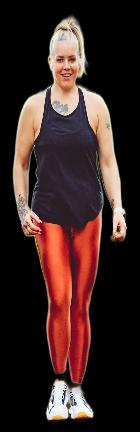
#> input picture rembg.jpg, 140 x 432 px
$ python contours.py
#> lines starting #> are read from the running program, lines starting #| are printed output that depends on the picture; after the words box and inside, x2 and y2 are one past the last pixel; in counts of white or black regions, pixels touching at a corner belong together
import cv2
import numpy as np

path = r'rembg.jpg'
ORIGINAL_IMAGE = r'TEST IMAGES\1.jpg'

image = cv2.imread(path)
#> image is the input picture: shape (432, 140, 3); mean B, G, R 35.9, 38.5, 59.3
og_image = cv2.imread(ORIGINAL_IMAGE)
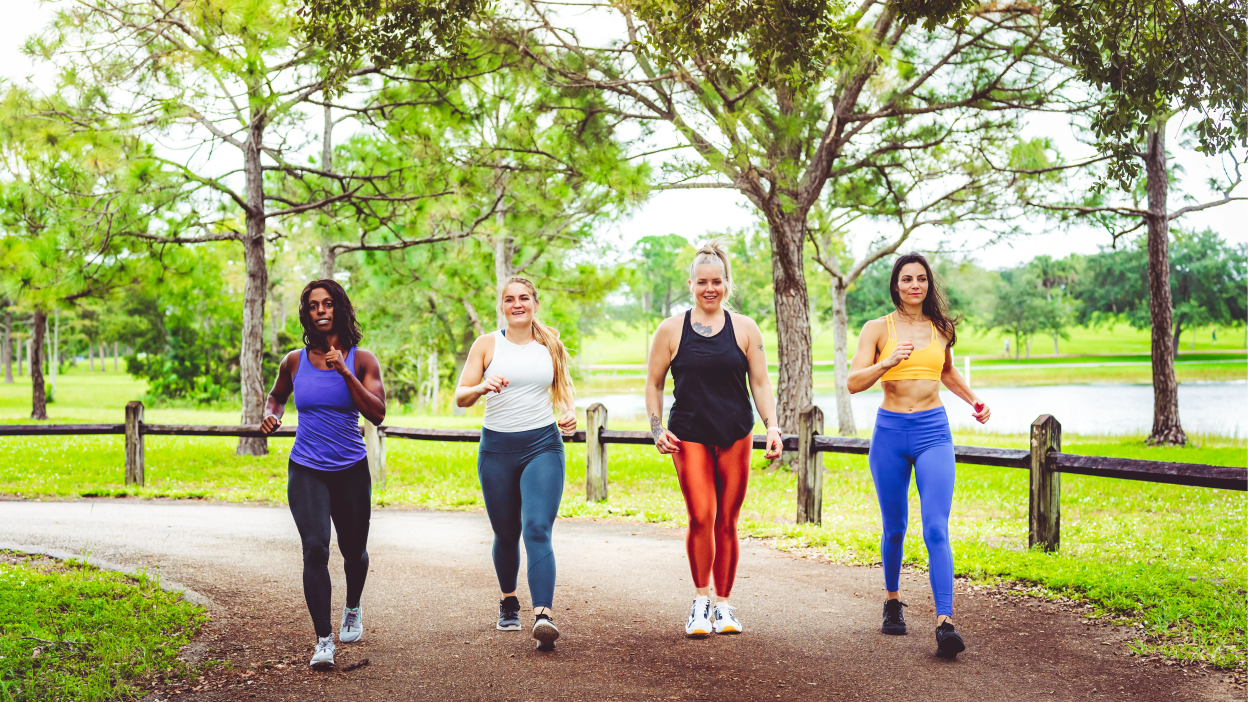
#> input picture TEST IMAGES/1.jpg, 4992 x 2808 px, found by its file name (shown at 1/4 size)
#> og_image is the input picture: shape (2808, 4992, 3); mean B, G, R 116.6, 167.7, 164.3
og_image = cv2.resize(og_image, (1024, 720))
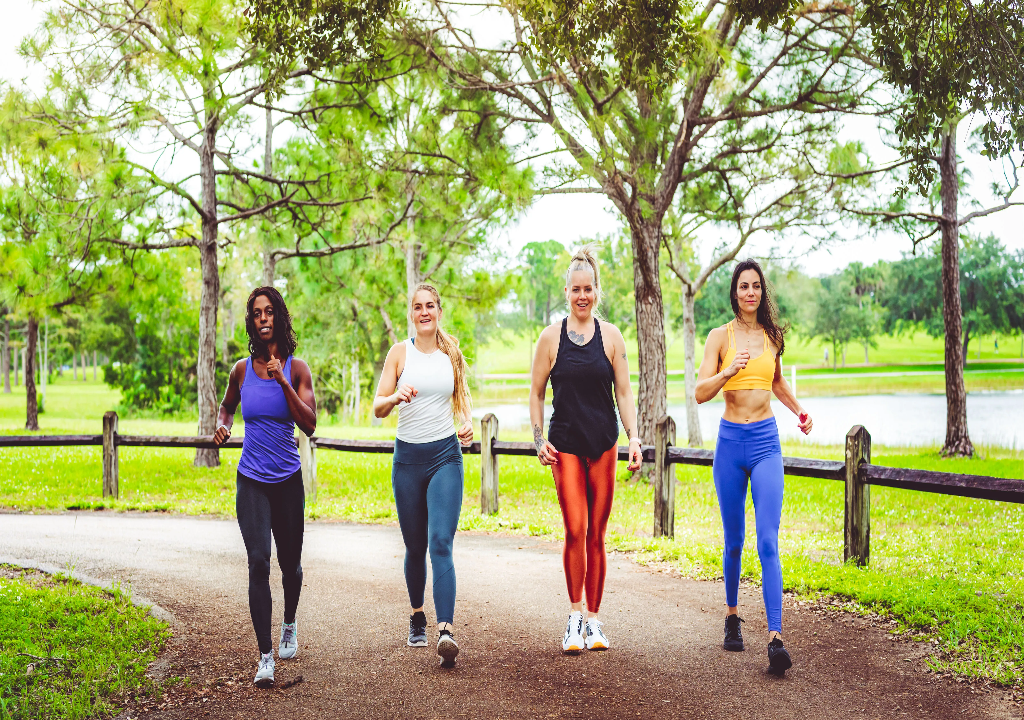
#> og_image: shape (720, 1024, 3); mean B, G, R 116.5, 167.5, 164.2

# Grayscale
gray = cv2.cvtColor(image, cv2.COLOR_BGR2GRAY)
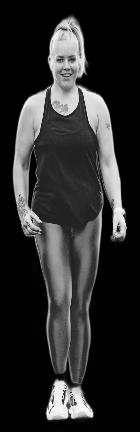
#> gray: shape (432, 140); min 0, max 255, mean 44.4

# Find Canny edges
edged = cv2.Canny(gray,100, 900)
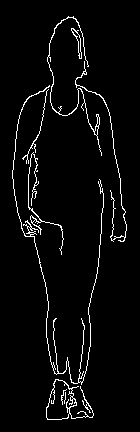
#> edged: shape (432, 140); 3.8% white in thin lines or dots, all inside (x1, y1, x2, y2) = (12, 16, 127, 420)

contours, _ = cv2.findContours(edged, cv2.RETR_EXTERNAL, cv2.CHAIN_APPROX_NONE)
#> contours = 7 contours, 1 with area under 20; largest, box (x1, y1, x2, y2) and area: (46, 379, 94, 420) 837, (47, 16, 102, 156) 96, (71, 28, 82, 59) 85, (12, 85, 104, 385) 78, (28, 152, 64, 255) 56, (75, 61, 127, 242) 43
cv2.drawContours(image, contours, -1, (0, 255, 0), 2)
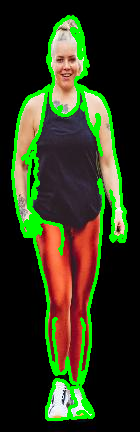
#> image: shape (432, 140, 3); 11.25% of pixels changed, all inside (x1, y1, x2, y2) = (11, 15, 128, 421)
#cv2.drawContours(og_image, contours, -1, (0, 255, 0), 2)
cv2.imshow("image", image)
#cv2.imshow("original image", og_image)
cv2.waitKey(0)
